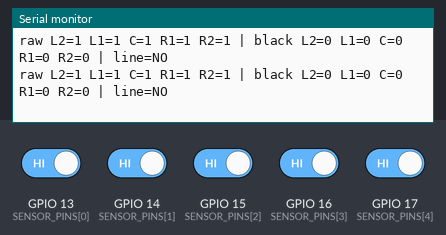
Simulated run of this sketch. Board: ESP32-S3. Shown: the last lines printed to the serial monitor. Inputs (shaded band) come from the test bench; at power-on: GPIO 13 (SENSOR_PINS[0]), GPIO 14 (SENSOR_PINS[1]), GPIO 15 (SENSOR_PINS[2]), GPIO 16 (SENSOR_PINS[3]), GPIO 17 (SENSOR_PINS[4]) HIGH.

Above: at 2.7 s.
2.8 s: GPIO 13 (SENSOR_PINS[0]) driven LOW
At 3.07 s:
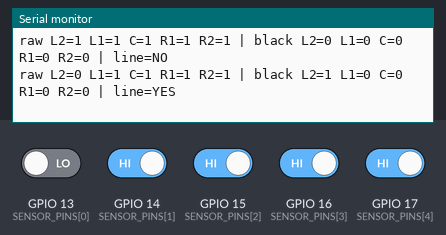
4.8 s: GPIO 14 (SENSOR_PINS[1]) driven LOW
At 5.08 s:
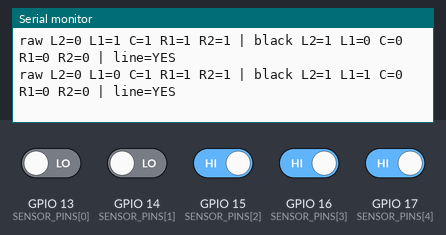
6.3 s: GPIO 15 (SENSOR_PINS[2]) driven LOW
At 6.48 s:
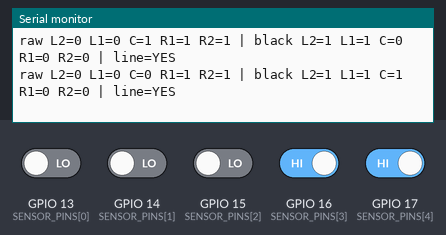
7.8 s: GPIO 16 (SENSOR_PINS[3]) driven LOW
At 8.09 s:
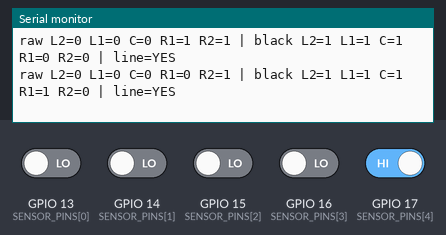
9.3 s: GPIO 17 (SENSOR_PINS[4]) driven LOW
At 9.49 s:
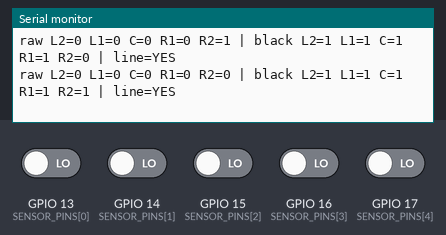
10.8 s: GPIO 13 (SENSOR_PINS[0]) driven HIGH
At 11.1 s:
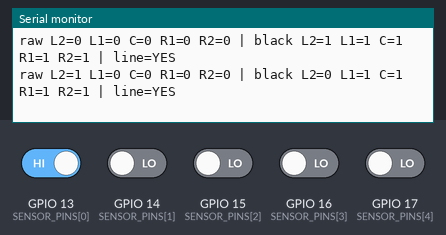

The sketch:

tcrt5000_test.ino
```cpp
// TCRT5000 five-way tracking sensor test for ESP32-S3.
// Wire sensor outputs from left to right to GPIO 13, 14, 15, 16, 17.

#define SENSOR_COUNT 5

const uint8_t SENSOR_PINS[SENSOR_COUNT] = {13, 14, 15, 16, 17};
const char *SENSOR_NAMES[SENSOR_COUNT] = {"L2", "L1", "C", "R1", "R2"};

// Most LM393/TCRT5000 tracking modules output LOW when seeing black.
// If your serial output is reversed, change this to HIGH.
const int BLACK_LEVEL = LOW;

void setup() {
  Serial.begin(115200);
  delay(1500);

  for (int i = 0; i < SENSOR_COUNT; i++) {
    pinMode(SENSOR_PINS[i], INPUT_PULLUP);
  }

  Serial.println();
  Serial.println("TCRT5000 5-way sensor test");
  Serial.println("Pins: L2=13 L1=14 C=15 R1=16 R2=17");
  Serial.println("raw: digitalRead value, black: detected black line");
}

void loop() {
  Serial.print("raw ");
  for (int i = 0; i < SENSOR_COUNT; i++) {
    int raw = digitalRead(SENSOR_PINS[i]);
    Serial.print(SENSOR_NAMES[i]);
    Serial.print('=');
    Serial.print(raw);
    Serial.print(' ');
  }

  Serial.print("| black ");
  bool anyBlack = false;
  for (int i = 0; i < SENSOR_COUNT; i++) {
    bool black = digitalRead(SENSOR_PINS[i]) == BLACK_LEVEL;
    Serial.print(SENSOR_NAMES[i]);
    Serial.print('=');
    Serial.print(black ? '1' : '0');
    Serial.print(' ');
    anyBlack = anyBlack || black;
  }

  Serial.print("| line=");
  Serial.println(anyBlack ? "YES" : "NO");
  delay(200);
}
```

Measured:
- after the input at 2.8 s, the serial monitor: prints a new line after 0.11 s (image 1)
- after the input at 4.8 s, the serial monitor: prints a new line after 0.12 s (image 2)
- after the input at 6.3 s, the serial monitor: prints a new line at once (image 3)
- after the input at 7.8 s, the serial monitor: prints a new line after 0.13 s (image 4)
- after the input at 9.3 s, the serial monitor: prints a new line at once (image 5)
- after the input at 10.8 s, the serial monitor: prints a new line after 0.14 s (image 6)
